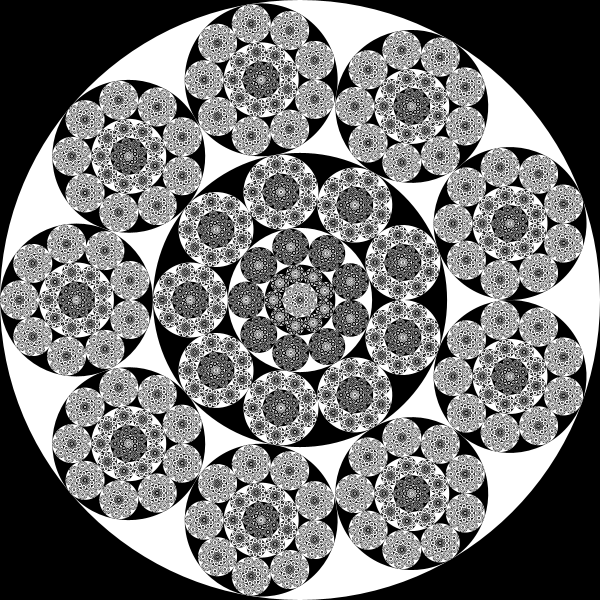
Frame 1 (no input)
Frame 2 (the mouse pressed at the canvas centre, redrawn once): identical to frame 1, image omitted

The Processing sketch that drew this single still picture (run headless with seeded random() and noise(); the mouse was pressed at the canvas centre and the sketch redrawn once):

// Processing sketch: processing_55322
// ── processing_55322.pde

//sketch by Paweł Sikorski, 8 march 2012

int countRecMax = 9;              
boolean colorCircleState = true;  //remember proper color state for white and black
int qCircle = 9;                 //number of outer tangent circle

void setup()
{
  size(600, 600);
  background(0);
  smooth();
  noStroke();
  noLoop();
}

void draw()
{
  background(0);
  translate(width/2, height/2);
  rotate(HALF_PI);
  drawCircles(width, qCircle, countRecMax);  
}

void drawCircles(float D, int qCircle, int countRec)
{
  if (countRec > 0)
  {
    float n = qCircle;
    countRec--;
    colorCircleState = ((countRecMax-countRec)%2 == 1) ? true : false;
    fill(colorCircleState ? 255 : 0);
    ellipse(0, 0, D, D);    

    float d = D/(1.0+1.0/sin(PI/n));
    if (d > 2)
      for (int i = 0; i < n; i++)
      {
        pushMatrix();
        float R = (D-d)/2;
        translate(sin(i*TWO_PI/n)*R, cos(i*TWO_PI/n)*R);
        rotate(i*TWO_PI/n);
        drawCircles(d, int(n), countRec);
        popMatrix();
      }
    if(D-2*d >= d)
        drawCircles(D-2*d, int(n), countRec);        
  }
}
